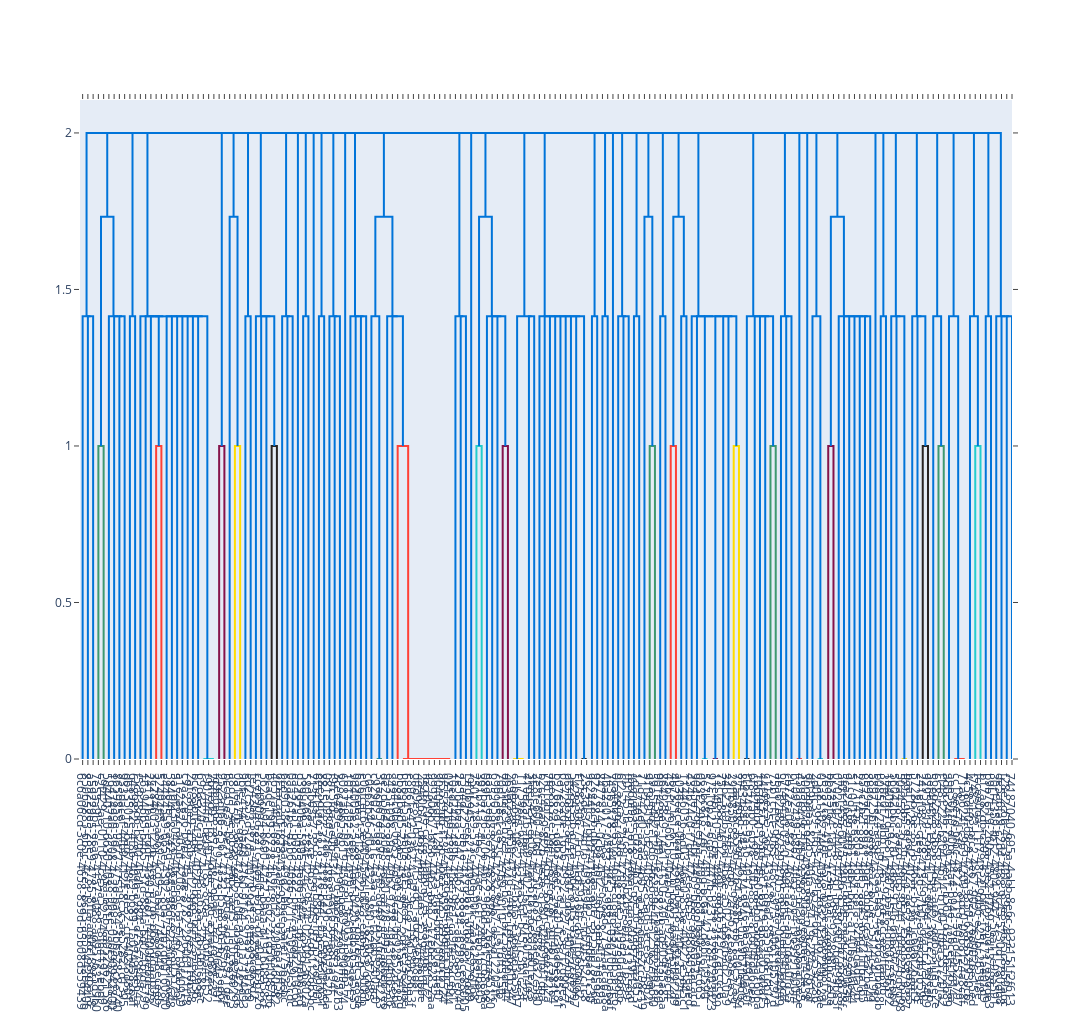

Here is the notebook cell this chart was saved with:
### Code cell
fig = visualization.getDendogram("0")
fig.show()

### Figure 1 — Plotly figure (JSON) as saved in the notebook; plotly's stock layout.template omitted (floating-point values rounded to 4 significant figures; data arrays with more than 128 entries replaced by an {"elided": "..."} marker saying what was removed)
{"data": [{"hoverinfo": "text", "marker": {"color": "rgb(0,116,217)"}, "mode": "lines", "type": "scatter", "x": [15, 15, 25, 25], "xaxis": "x", "y": [0, 1.414, 1.414, 0], "yaxis": "y"}, {"hoverinfo": "text", "marker": {"color": "rgb(0,116,217)"}, "mode": "lines", "type": "scatter", "x": [5, 5, 20, 20], "xaxis": "x", "y": [0, 1.414, 1.414, 1.414], "yaxis": "y"}, {"hoverinfo": "text", "marker": {"color": "rgb(61,153,112)"}, "mode": "lines", "type": "scatter", "x": [35, 35, 45, 45], "xaxis": "x", "y": [0, 1, 1, 0], "yaxis": "y"}, {"hoverinfo": "text", "marker": {"color": "rgb(0,116,217)"}, "mode": "lines", "type": "scatter", "x": [75, 75, 85, 85], "xaxis": "x", "y": [0, 1.414, 1.414, 0], "yaxis": "y"}, {"hoverinfo": "text", "marker": {"color": "rgb(0,116,217)"}, "mode": "lines", "type": "scatter", "x": [65, 65, 80, 80], "xaxis": "x", "y": [0, 1.414, 1.414, 1.414], "yaxis": "y"}, {"hoverinfo": "text", "marker": {"color": "rgb(0,116,217)"}, "mode": "lines", "type": "scatter", "x": [55, 55, 72.5, 72.5], "xaxis": "x", "y": [0, 1.414, 1.414, 1.414], "yaxis": "y"}, {"hoverinfo": "text", "marker": {"color": "rgb(0,116,217)"}, "mode": "lines", "type": "scatter", "x": [40, 40, 63.75, 63.75], "xaxis": "x", "y": [1, 1.732, 1.732, 1.414], "yaxis": "y"}, {"hoverinfo": "text", "marker": {"color": "rgb(0,116,217)"}, "mode": "lines", "type": "scatter", "x": [95, 95, 105, 105], "xaxis": "x", "y": [0, 1.414, 1.414, 0], "yaxis": "y"}, {"hoverinfo": "text", "marker": {"color": "rgb(255,65,54)"}, "mode": "lines", "type": "scatter", "x": [145, 145, 155, 155], "xaxis": "x", "y": [0, 1, 1, 0], "yaxis": "y"}, {"hoverinfo": "text", "marker": {"color": "rgb(0,116,217)"}, "mode": "lines", "type": "scatter", "x": [135, 135, 150, 150], "xaxis": "x", "y": [0, 1.414, 1.414, 1], "yaxis": "y"}, {"hoverinfo": "text", "marker": {"color": "rgb(35,205,205)"}, "mode": "lines", "type": "scatter", "x": [245, 245, 255, 255], "xaxis": "x", "y": [0, 0, 0, 0], "yaxis": "y"}, {"hoverinfo": "text", "marker": {"color": "rgb(35,205,205)"}, "mode": "lines", "type": "scatter", "x": [235, 235, 250, 250], "xaxis": "x", "y": [0, 0, 0, 0], "yaxis": "y"}, {"hoverinfo": "text", "marker": {"color": "rgb(0,116,217)"}, "mode": "lines", "type": "scatter", "x": [225, 225, 242.5, 242.5], "xaxis": "x", "y": [0, 1.414, 1.414, 0], "yaxis": "y"}, {"hoverinfo": "text", "marker": {"color": "rgb(0,116,217)"}, "mode": "lines", "type": "scatter", "x": [215, 215, 233.8, 233.8], "xaxis": "x", "y": [0, 1.414, 1.414, 1.414], "yaxis": "y"}, {"hoverinfo": "text", "marker": {"color": "rgb(0,116,217)"}, "mode": "lines", "type": "scatter", "x": [205, 205, 224.4, 224.4], "xaxis": "x", "y": [0, 1.414, 1.414, 1.414], "yaxis": "y"}, {"hoverinfo": "text", "marker": {"color": "rgb(0,116,217)"}, "mode": "lines", "type": "scatter", "x": [195, 195, 214.7, 214.7], "xaxis": "x", "y": [0, 1.414, 1.414, 1.414], "yaxis": "y"}, {"hoverinfo": "text", "marker": {"color": "rgb(0,116,217)"}, "mode": "lines", "type": "scatter", "x": [185, 185, 204.8, 204.8], "xaxis": "x", "y": [0, 1.414, 1.414, 1.414], "yaxis": "y"}, {"hoverinfo": "text", "marker": {"color": "rgb(0,116,217)"}, "mode": "lines", "type": "scatter", "x": [175, 175, 194.9, 194.9], "xaxis": "x", "y": [0, 1.414, 1.414, 1.414], "yaxis": "y"}, {"hoverinfo": "text", "marker": {"color": "rgb(0,116,217)"}, "mode": "lines", "type": "scatter", "x": [165, 165, 185.0, 185.0], "xaxis": "x", "y": [0, 1.414, 1.414, 1.414], "yaxis": "y"}, {"hoverinfo": "text", "marker": {"color": "rgb(0,116,217)"}, "mode": "lines", "type": "scatter", "x": [142.5, 142.5, 175.0, 175.0], "xaxis": "x", "y": [1.414, 1.414, 1.414, 1.414], "yaxis": "y"}, {"hoverinfo": "text", "marker": {"color": "rgb(0,116,217)"}, "mode": "lines", "type": "scatter", "x": [125, 125, 158.7, 158.7], "xaxis": "x", "y": [0, 1.414, 1.414, 1.414], "yaxis": "y"}, {"hoverinfo": "text", "marker": {"color": "rgb(0,116,217)"}, "mode": "lines", "type": "scatter", "x": [115, 115, 141.9, 141.9], "xaxis": "x", "y": [0, 1.414, 1.414, 1.414], "yaxis": "y"}, {"hoverinfo": "text", "marker": {"color": "rgb(133,20,75)"}, "mode": "lines", "type": "scatter", "x": [265, 265, 275, 275], "xaxis": "x", "y": [0, 1, 1, 0], "yaxis": "y"}, {"hoverinfo": "text", "marker": {"color": "rgb(255,220,0)"}, "mode": "lines", "type": "scatter", "x": [295, 295, 305, 305], "xaxis": "x", "y": [0, 1, 1, 0], "yaxis": "y"}, {"hoverinfo": "text", "marker": {"color": "rgb(0,116,217)"}, "mode": "lines", "type": "scatter", "x": [285, 285, 300, 300], "xaxis": "x", "y": [0, 1.732, 1.732, 1], "yaxis": "y"}, {"hoverinfo": "text", "marker": {"color": "rgb(0,116,217)"}, "mode": "lines", "type": "scatter", "x": [315, 315, 325, 325], "xaxis": "x", "y": [0, 1.414, 1.414, 0], "yaxis": "y"}, {"hoverinfo": "text", "marker": {"color": "rgb(40,35,35)"}, "mode": "lines", "type": "scatter", "x": [365, 365, 375, 375], "xaxis": "x", "y": [0, 1, 1, 0], "yaxis": "y"}, {"hoverinfo": "text", "marker": {"color": "rgb(0,116,217)"}, "mode": "lines", "type": "scatter", "x": [355, 355, 370, 370], "xaxis": "x", "y": [0, 1.414, 1.414, 1], "yaxis": "y"}, {"hoverinfo": "text", "marker": {"color": "rgb(0,116,217)"}, "mode": "lines", "type": "scatter", "x": [345, 345, 362.5, 362.5], "xaxis": "x", "y": [0, 1.414, 1.414, 1.414], "yaxis": "y"}, {"hoverinfo": "text", "marker": {"color": "rgb(0,116,217)"}, "mode": "lines", "type": "scatter", "x": [335, 335, 353.8, 353.8], "xaxis": "x", "y": [0, 1.414, 1.414, 1.414], "yaxis": "y"}, {"hoverinfo": "text", "marker": {"color": "rgb(0,116,217)"}, "mode": "lines", "type": "scatter", "x": [395, 395, 405, 405], "xaxis": "x", "y": [0, 1.414, 1.414, 0], "yaxis": "y"}, {"hoverinfo": "text", "marker": {"color": "rgb(0,116,217)"}, "mode": "lines", "type": "scatter", "x": [385, 385, 400, 400], "xaxis": "x", "y": [0, 1.414, 1.414, 1.414], "yaxis": "y"}, {"hoverinfo": "text", "marker": {"color": "rgb(0,116,217)"}, "mode": "lines", "type": "scatter", "x": [425, 425, 435, 435], "xaxis": "x", "y": [0, 1.414, 1.414, 0], "yaxis": "y"}, {"hoverinfo": "text", "marker": {"color": "rgb(0,116,217)"}, "mode": "lines", "type": "scatter", "x": [455, 455, 465, 465], "xaxis": "x", "y": [0, 1.414, 1.414, 0], "yaxis": "y"}, {"hoverinfo": "text", "marker": {"color": "rgb(0,116,217)"}, "mode": "lines", "type": "scatter", "x": [485, 485, 495, 495], "xaxis": "x", "y": [0, 1.414, 1.414, 0], "yaxis": "y"}, {"hoverinfo": "text", "marker": {"color": "rgb(0,116,217)"}, "mode": "lines", "type": "scatter", "x": [475, 475, 490, 490], "xaxis": "x", "y": [0, 1.414, 1.414, 1.414], "yaxis": "y"}, {"hoverinfo": "text", "marker": {"color": "rgb(0,116,217)"}, "mode": "lines", "type": "scatter", "x": [535, 535, 545, 545], "xaxis": "x", "y": [0, 1.414, 1.414, 0], "yaxis": "y"}, {"hoverinfo": "text", "marker": {"color": "rgb(0,116,217)"}, "mode": "lines", "type": "scatter", "x": [525, 525, 540, 540], "xaxis": "x", "y": [0, 1.414, 1.414, 1.414], "yaxis": "y"}, {"hoverinfo": "text", "marker": {"color": "rgb(0,116,217)"}, "mode": "lines", "type": "scatter", "x": [515, 515, 532.5, 532.5], "xaxis": "x", "y": [0, 1.414, 1.414, 1.414], "yaxis": "y"}, {"hoverinfo": "text", "marker": {"color": "rgb(61,153,112)"}, "mode": "lines", "type": "scatter", "x": [565, 565, 575, 575], "xaxis": "x", "y": [0, 0, 0, 0], "yaxis": "y"}, {"hoverinfo": "text", "marker": {"color": "rgb(0,116,217)"}, "mode": "lines", "type": "scatter", "x": [555, 555, 570, 570], "xaxis": "x", "y": [0, 1.414, 1.414, 0], "yaxis": "y"}, {"hoverinfo": "text", "marker": {"color": "rgb(255,65,54)"}, "mode": "lines", "type": "scatter", "x": [695, 695, 705, 705], "xaxis": "x", "y": [0, 0, 0, 0], "yaxis": "y"}, {"hoverinfo": "text", "marker": {"color": "rgb(255,65,54)"}, "mode": "lines", "type": "scatter", "x": [685, 685, 700, 700], "xaxis": "x", "y": [0, 0, 0, 0], "yaxis": "y"}, {"hoverinfo": "text", "marker": {"color": "rgb(255,65,54)"}, "mode": "lines", "type": "scatter", "x": [675, 675, 692.5, 692.5], "xaxis": "x", "y": [0, 0, 0, 0], "yaxis": "y"}, {"hoverinfo": "text", "marker": {"color": "rgb(255,65,54)"}, "mode": "lines", "type": "scatter", "x": [665, 665, 683.8, 683.8], "xaxis": "x", "y": [0, 0, 0, 0], "yaxis": "y"}, {"hoverinfo": "text", "marker": {"color": "rgb(255,65,54)"}, "mode": "lines", "type": "scatter", "x": [655, 655, 674.4, 674.4], "xaxis": "x", "y": [0, 0, 0, 0], "yaxis": "y"}, {"hoverinfo": "text", "marker": {"color": "rgb(255,65,54)"}, "mode": "lines", "type": "scatter", "x": [645, 645, 664.7, 664.7], "xaxis": "x", "y": [0, 0, 0, 0], "yaxis": "y"}, {"hoverinfo": "text", "marker": {"color": "rgb(255,65,54)"}, "mode": "lines", "type": "scatter", "x": [635, 635, 654.8, 654.8], "xaxis": "x", "y": [0, 0, 0, 0], "yaxis": "y"}, {"hoverinfo": "text", "marker": {"color": "rgb(255,65,54)"}, "mode": "lines", "type": "scatter", "x": [625, 625, 644.9, 644.9], "xaxis": "x", "y": [0, 0, 0, 0], "yaxis": "y"}, {"hoverinfo": "text", "marker": {"color": "rgb(255,65,54)"}, "mode": "lines", "type": "scatter", "x": [615, 615, 635.0, 635.0], "xaxis": "x", "y": [0, 0, 0, 0], "yaxis": "y"}, {"hoverinfo": "text", "marker": {"color": "rgb(255,65,54)"}, "mode": "lines", "type": "scatter", "x": [605, 605, 625.0, 625.0], "xaxis": "x", "y": [0, 1, 1, 0], "yaxis": "y"}, {"hoverinfo": "text", "marker": {"color": "rgb(0,116,217)"}, "mode": "lines", "type": "scatter", "x": [595, 595, 615.0, 615.0], "xaxis": "x", "y": [0, 1.414, 1.414, 1], "yaxis": "y"}, {"hoverinfo": "text", "marker": {"color": "rgb(0,116,217)"}, "mode": "lines", "type": "scatter", "x": [585, 585, 605.0, 605.0], "xaxis": "x", "y": [0, 1.414, 1.414, 1.414], "yaxis": "y"}, {"hoverinfo": "text", "marker": {"color": "rgb(0,116,217)"}, "mode": "lines", "type": "scatter", "x": [562.5, 562.5, 595.0, 595.0], "xaxis": "x", "y": [1.414, 1.732, 1.732, 1.414], "yaxis": "y"}, {"hoverinfo": "text", "marker": {"color": "rgb(0,116,217)"}, "mode": "lines", "type": "scatter", "x": [725, 725, 735, 735], "xaxis": "x", "y": [0, 1.414, 1.414, 0], "yaxis": "y"}, {"hoverinfo": "text", "marker": {"color": "rgb(0,116,217)"}, "mode": "lines", "type": "scatter", "x": [715, 715, 730, 730], "xaxis": "x", "y": [0, 1.414, 1.414, 1.414], "yaxis": "y"}, {"hoverinfo": "text", "marker": {"color": "rgb(35,205,205)"}, "mode": "lines", "type": "scatter", "x": [755, 755, 765, 765], "xaxis": "x", "y": [0, 1, 1, 0], "yaxis": "y"}, {"hoverinfo": "text", "marker": {"color": "rgb(133,20,75)"}, "mode": "lines", "type": "scatter", "x": [805, 805, 815, 815], "xaxis": "x", "y": [0, 1, 1, 0], "yaxis": "y"}, {"hoverinfo": "text", "marker": {"color": "rgb(0,116,217)"}, "mode": "lines", "type": "scatter", "x": [795, 795, 810, 810], "xaxis": "x", "y": [0, 1.414, 1.414, 1], "yaxis": "y"}, {"hoverinfo": "text", "marker": {"color": "rgb(0,116,217)"}, "mode": "lines", "type": "scatter", "x": [785, 785, 802.5, 802.5], "xaxis": "x", "y": [0, 1.414, 1.414, 1.414], "yaxis": "y"}, {"hoverinfo": "text", "marker": {"color": "rgb(0,116,217)"}, "mode": "lines", "type": "scatter", "x": [775, 775, 793.8, 793.8], "xaxis": "x", "y": [0, 1.414, 1.414, 1.414], "yaxis": "y"}, {"hoverinfo": "text", "marker": {"color": "rgb(0,116,217)"}, "mode": "lines", "type": "scatter", "x": [760, 760, 784.4, 784.4], "xaxis": "x", "y": [1, 1.732, 1.732, 1.414], "yaxis": "y"}, {"hoverinfo": "text", "marker": {"color": "rgb(255,220,0)"}, "mode": "lines", "type": "scatter", "x": [835, 835, 845, 845], "xaxis": "x", "y": [0, 0, 0, 0], "yaxis": "y"}, {"hoverinfo": "text", "marker": {"color": "rgb(255,220,0)"}, "mode": "lines", "type": "scatter", "x": [825, 825, 840, 840], "xaxis": "x", "y": [0, 0, 0, 0], "yaxis": "y"}, {"hoverinfo": "text", "marker": {"color": "rgb(0,116,217)"}, "mode": "lines", "type": "scatter", "x": [855, 855, 865, 865], "xaxis": "x", "y": [0, 1.414, 1.414, 0], "yaxis": "y"}, {"hoverinfo": "text", "marker": {"color": "rgb(0,116,217)"}, "mode": "lines", "type": "scatter", "x": [832.5, 832.5, 860, 860], "xaxis": "x", "y": [0, 1.414, 1.414, 1.414], "yaxis": "y"}, {"hoverinfo": "text", "marker": {"color": "rgb(40,35,35)"}, "mode": "lines", "type": "scatter", "x": [955, 955, 965, 965], "xaxis": "x", "y": [0, 0, 0, 0], "yaxis": "y"}, {"hoverinfo": "text", "marker": {"color": "rgb(0,116,217)"}, "mode": "lines", "type": "scatter", "x": [945, 945, 960, 960], "xaxis": "x", "y": [0, 1.414, 1.414, 0], "yaxis": "y"}, {"hoverinfo": "text", "marker": {"color": "rgb(0,116,217)"}, "mode": "lines", "type": "scatter", "x": [935, 935, 952.5, 952.5], "xaxis": "x", "y": [0, 1.414, 1.414, 1.414], "yaxis": "y"}, {"hoverinfo": "text", "marker": {"color": "rgb(0,116,217)"}, "mode": "lines", "type": "scatter", "x": [925, 925, 943.8, 943.8], "xaxis": "x", "y": [0, 1.414, 1.414, 1.414], "yaxis": "y"}, {"hoverinfo": "text", "marker": {"color": "rgb(0,116,217)"}, "mode": "lines", "type": "scatter", "x": [915, 915, 934.4, 934.4], "xaxis": "x", "y": [0, 1.414, 1.414, 1.414], "yaxis": "y"}, {"hoverinfo": "text", "marker": {"color": "rgb(0,116,217)"}, "mode": "lines", "type": "scatter", "x": [905, 905, 924.7, 924.7], "xaxis": "x", "y": [0, 1.414, 1.414, 1.414], "yaxis": "y"}, {"hoverinfo": "text", "marker": {"color": "rgb(0,116,217)"}, "mode": "lines", "type": "scatter", "x": [895, 895, 914.8, 914.8], "xaxis": "x", "y": [0, 1.414, 1.414, 1.414], "yaxis": "y"}, {"hoverinfo": "text", "marker": {"color": "rgb(0,116,217)"}, "mode": "lines", "type": "scatter", "x": [885, 885, 904.9, 904.9], "xaxis": "x", "y": [0, 1.414, 1.414, 1.414], "yaxis": "y"}, {"hoverinfo": "text", "marker": {"color": "rgb(0,116,217)"}, "mode": "lines", "type": "scatter", "x": [875, 875, 895.0, 895.0], "xaxis": "x", "y": [0, 1.414, 1.414, 1.414], "yaxis": "y"}, {"hoverinfo": "text", "marker": {"color": "rgb(0,116,217)"}, "mode": "lines", "type": "scatter", "x": [975, 975, 985, 985], "xaxis": "x", "y": [0, 1.414, 1.414, 0], "yaxis": "y"}, {"hoverinfo": "text", "marker": {"color": "rgb(0,116,217)"}, "mode": "lines", "type": "scatter", "x": [995, 995, 1005, 1005], "xaxis": "x", "y": [0, 1.414, 1.414, 0], "yaxis": "y"}, {"hoverinfo": "text", "marker": {"color": "rgb(0,116,217)"}, "mode": "lines", "type": "scatter", "x": [1035, 1035, 1045, 1045], "xaxis": "x", "y": [0, 1.414, 1.414, 0], "yaxis": "y"}, {"hoverinfo": "text", "marker": {"color": "rgb(0,116,217)"}, "mode": "lines", "type": "scatter", "x": [1025, 1025, 1040, 1040], "xaxis": "x", "y": [0, 1.414, 1.414, 1.414], "yaxis": "y"}, {"hoverinfo": "text", "marker": {"color": "rgb(0,116,217)"}, "mode": "lines", "type": "scatter", "x": [1055, 1055, 1065, 1065], "xaxis": "x", "y": [0, 1.414, 1.414, 0], "yaxis": "y"}, {"hoverinfo": "text", "marker": {"color": "rgb(61,153,112)"}, "mode": "lines", "type": "scatter", "x": [1085, 1085, 1095, 1095], "xaxis": "x", "y": [0, 1, 1, 0], "yaxis": "y"}, {"hoverinfo": "text", "marker": {"color": "rgb(0,116,217)"}, "mode": "lines", "type": "scatter", "x": [1075, 1075, 1090, 1090], "xaxis": "x", "y": [0, 1.732, 1.732, 1], "yaxis": "y"}, {"hoverinfo": "text", "marker": {"color": "rgb(0,116,217)"}, "mode": "lines", "type": "scatter", "x": [1105, 1105, 1115, 1115], "xaxis": "x", "y": [0, 1.414, 1.414, 0], "yaxis": "y"}, {"hoverinfo": "text", "marker": {"color": "rgb(255,65,54)"}, "mode": "lines", "type": "scatter", "x": [1125, 1125, 1135, 1135], "xaxis": "x", "y": [0, 1, 1, 0], "yaxis": "y"}, {"hoverinfo": "text", "marker": {"color": "rgb(0,116,217)"}, "mode": "lines", "type": "scatter", "x": [1145, 1145, 1155, 1155], "xaxis": "x", "y": [0, 1.414, 1.414, 0], "yaxis": "y"}, {"hoverinfo": "text", "marker": {"color": "rgb(0,116,217)"}, "mode": "lines", "type": "scatter", "x": [1130, 1130, 1150, 1150], "xaxis": "x", "y": [1, 1.732, 1.732, 1.414], "yaxis": "y"}, {"hoverinfo": "text", "marker": {"color": "rgb(35,205,205)"}, "mode": "lines", "type": "scatter", "x": [1185, 1185, 1195, 1195], "xaxis": "x", "y": [0, 0, 0, 0], "yaxis": "y"}, {"hoverinfo": "text", "marker": {"color": "rgb(133,20,75)"}, "mode": "lines", "type": "scatter", "x": [1205, 1205, 1215, 1215], "xaxis": "x", "y": [0, 0, 0, 0], "yaxis": "y"}, {"hoverinfo": "text", "marker": {"color": "rgb(255,220,0)"}, "mode": "lines", "type": "scatter", "x": [1245, 1245, 1255, 1255], "xaxis": "x", "y": [0, 1, 1, 0], "yaxis": "y"}, {"hoverinfo": "text", "marker": {"color": "rgb(0,116,217)"}, "mode": "lines", "type": "scatter", "x": [1235, 1235, 1250, 1250], "xaxis": "x", "y": [0, 1.414, 1.414, 1], "yaxis": "y"}, {"hoverinfo": "text", "marker": {"color": "rgb(0,116,217)"}, "mode": "lines", "type": "scatter", "x": [1225, 1225, 1242.0, 1242.0], "xaxis": "x", "y": [0, 1.414, 1.414, 1.414], "yaxis": "y"}, {"hoverinfo": "text", "marker": {"color": "rgb(0,116,217)"}, "mode": "lines", "type": "scatter", "x": [1210, 1210, 1234.0, 1234.0], "xaxis": "x", "y": [0, 1.414, 1.414, 1.414], "yaxis": "y"}, {"hoverinfo": "text", "marker": {"color": "rgb(0,116,217)"}, "mode": "lines", "type": "scatter", "x": [1190, 1190, 1222.0, 1222.0], "xaxis": "x", "y": [0, 1.414, 1.414, 1.414], "yaxis": "y"}, {"hoverinfo": "text", "marker": {"color": "rgb(0,116,217)"}, "mode": "lines", "type": "scatter", "x": [1175, 1175, 1206.0, 1206.0], "xaxis": "x", "y": [0, 1.414, 1.414, 1.414], "yaxis": "y"}, {"hoverinfo": "text", "marker": {"color": "rgb(0,116,217)"}, "mode": "lines", "type": "scatter", "x": [1165, 1165, 1190.0, 1190.0], "xaxis": "x", "y": [0, 1.414, 1.414, 1.414], "yaxis": "y"}, {"hoverinfo": "text", "marker": {"color": "rgb(40,35,35)"}, "mode": "lines", "type": "scatter", "x": [1265, 1265, 1275, 1275], "xaxis": "x", "y": [0, 0, 0, 0], "yaxis": "y"}, {"hoverinfo": "text", "marker": {"color": "rgb(61,153,112)"}, "mode": "lines", "type": "scatter", "x": [1315, 1315, 1325, 1325], "xaxis": "x", "y": [0, 1, 1, 0], "yaxis": "y"}, {"hoverinfo": "text", "marker": {"color": "rgb(0,116,217)"}, "mode": "lines", "type": "scatter", "x": [1305, 1305, 1320, 1320], "xaxis": "x", "y": [0, 1.414, 1.414, 1], "yaxis": "y"}, {"hoverinfo": "text", "marker": {"color": "rgb(0,116,217)"}, "mode": "lines", "type": "scatter", "x": [1295, 1295, 1312.0, 1312.0], "xaxis": "x", "y": [0, 1.414, 1.414, 1.414], "yaxis": "y"}, {"hoverinfo": "text", "marker": {"color": "rgb(0,116,217)"}, "mode": "lines", "type": "scatter", "x": [1285, 1285, 1304.0, 1304.0], "xaxis": "x", "y": [0, 1.414, 1.414, 1.414], "yaxis": "y"}, {"hoverinfo": "text", "marker": {"color": "rgb(0,116,217)"}, "mode": "lines", "type": "scatter", "x": [1270, 1270, 1294.0, 1294.0], "xaxis": "x", "y": [0, 1.414, 1.414, 1.414], "yaxis": "y"}, {"hoverinfo": "text", "marker": {"color": "rgb(0,116,217)"}, "mode": "lines", "type": "scatter", "x": [1345, 1345, 1355, 1355], "xaxis": "x", "y": [0, 1.414, 1.414, 0], "yaxis": "y"}, {"hoverinfo": "text", "marker": {"color": "rgb(0,116,217)"}, "mode": "lines", "type": "scatter", "x": [1335, 1335, 1350, 1350], "xaxis": "x", "y": [0, 1.414, 1.414, 1.414], "yaxis": "y"}, {"hoverinfo": "text", "marker": {"color": "rgb(255,65,54)"}, "mode": "lines", "type": "scatter", "x": [1365, 1365, 1375, 1375], "xaxis": "x", "y": [0, 0, 0, 0], "yaxis": "y"}, {"hoverinfo": "text", "marker": {"color": "rgb(35,205,205)"}, "mode": "lines", "type": "scatter", "x": [1405, 1405, 1415, 1415], "xaxis": "x", "y": [0, 0, 0, 0], "yaxis": "y"}, {"hoverinfo": "text", "marker": {"color": "rgb(0,116,217)"}, "mode": "lines", "type": "scatter", "x": [1395, 1395, 1410, 1410], "xaxis": "x", "y": [0, 1.414, 1.414, 0], "yaxis": "y"}, {"hoverinfo": "text", "marker": {"color": "rgb(133,20,75)"}, "mode": "lines", "type": "scatter", "x": [1425, 1425, 1435, 1435], "xaxis": "x", "y": [0, 1, 1, 0], "yaxis": "y"}, {"hoverinfo": "text", "marker": {"color": "rgb(0,116,217)"}, "mode": "lines", "type": "scatter", "x": [1495, 1495, 1505, 1505], "xaxis": "x", "y": [0, 1.414, 1.414, 0], "yaxis": "y"}, {"hoverinfo": "text", "marker": {"color": "rgb(0,116,217)"}, "mode": "lines", "type": "scatter", "x": [1485, 1485, 1500, 1500], "xaxis": "x", "y": [0, 1.414, 1.414, 1.414], "yaxis": "y"}, {"hoverinfo": "text", "marker": {"color": "rgb(0,116,217)"}, "mode": "lines", "type": "scatter", "x": [1475, 1475, 1492.0, 1492.0], "xaxis": "x", "y": [0, 1.414, 1.414, 1.414], "yaxis": "y"}, {"hoverinfo": "text", "marker": {"color": "rgb(0,116,217)"}, "mode": "lines", "type": "scatter", "x": [1465, 1465, 1484.0, 1484.0], "xaxis": "x", "y": [0, 1.414, 1.414, 1.414], "yaxis": "y"}, {"hoverinfo": "text", "marker": {"color": "rgb(0,116,217)"}, "mode": "lines", "type": "scatter", "x": [1455, 1455, 1474.0, 1474.0], "xaxis": "x", "y": [0, 1.414, 1.414, 1.414], "yaxis": "y"}, {"hoverinfo": "text", "marker": {"color": "rgb(0,116,217)"}, "mode": "lines", "type": "scatter", "x": [1445, 1445, 1465.0, 1465.0], "xaxis": "x", "y": [0, 1.414, 1.414, 1.414], "yaxis": "y"}, {"hoverinfo": "text", "marker": {"color": "rgb(0,116,217)"}, "mode": "lines", "type": "scatter", "x": [1430, 1430, 1455.0, 1455.0], "xaxis": "x", "y": [1, 1.732, 1.732, 1.414], "yaxis": "y"}, {"hoverinfo": "text", "marker": {"color": "rgb(0,116,217)"}, "mode": "lines", "type": "scatter", "x": [1525, 1525, 1535, 1535], "xaxis": "x", "y": [0, 1.414, 1.414, 0], "yaxis": "y"}, {"hoverinfo": "text", "marker": {"color": "rgb(255,220,0)"}, "mode": "lines", "type": "scatter", "x": [1565, 1565, 1575, 1575], "xaxis": "x", "y": [0, 0, 0, 0], "yaxis": "y"}, {"hoverinfo": "text", "marker": {"color": "rgb(0,116,217)"}, "mode": "lines", "type": "scatter", "x": [1555, 1555, 1570, 1570], "xaxis": "x", "y": [0, 1.414, 1.414, 0], "yaxis": "y"}, {"hoverinfo": "text", "marker": {"color": "rgb(0,116,217)"}, "mode": "lines", "type": "scatter", "x": [1545, 1545, 1562.0, 1562.0], "xaxis": "x", "y": [0, 1.414, 1.414, 1.414], "yaxis": "y"}, {"hoverinfo": "text", "marker": {"color": "rgb(40,35,35)"}, "mode": "lines", "type": "scatter", "x": [1605, 1605, 1615, 1615], "xaxis": "x", "y": [0, 1, 1, 0], "yaxis": "y"}, {"hoverinfo": "text", "marker": {"color": "rgb(0,116,217)"}, "mode": "lines", "type": "scatter", "x": [1595, 1595, 1610, 1610], "xaxis": "x", "y": [0, 1.414, 1.414, 1], "yaxis": "y"}, {"hoverinfo": "text", "marker": {"color": "rgb(0,116,217)"}, "mode": "lines", "type": "scatter", "x": [1585, 1585, 1602.0, 1602.0], "xaxis": "x", "y": [0, 1.414, 1.414, 1.414], "yaxis": "y"}, {"hoverinfo": "text", "marker": {"color": "rgb(61,153,112)"}, "mode": "lines", "type": "scatter", "x": [1635, 1635, 1645, 1645], "xaxis": "x", "y": [0, 1, 1, 0], "yaxis": "y"}, {"hoverinfo": "text", "marker": {"color": "rgb(0,116,217)"}, "mode": "lines", "type": "scatter", "x": [1625, 1625, 1640, 1640], "xaxis": "x", "y": [0, 1.414, 1.414, 1], "yaxis": "y"}, {"hoverinfo": "text", "marker": {"color": "rgb(255,65,54)"}, "mode": "lines", "type": "scatter", "x": [1675, 1675, 1685, 1685], "xaxis": "x", "y": [0, 0, 0, 0], "yaxis": "y"}, {"hoverinfo": "text", "marker": {"color": "rgb(255,65,54)"}, "mode": "lines", "type": "scatter", "x": [1665, 1665, 1680, 1680], "xaxis": "x", "y": [0, 0, 0, 0], "yaxis": "y"}, {"hoverinfo": "text", "marker": {"color": "rgb(0,116,217)"}, "mode": "lines", "type": "scatter", "x": [1655, 1655, 1672.0, 1672.0], "xaxis": "x", "y": [0, 1.414, 1.414, 0], "yaxis": "y"}, {"hoverinfo": "text", "marker": {"color": "rgb(35,205,205)"}, "mode": "lines", "type": "scatter", "x": [1705, 1705, 1715, 1715], "xaxis": "x", "y": [0, 1, 1, 0], "yaxis": "y"}, {"hoverinfo": "text", "marker": {"color": "rgb(0,116,217)"}, "mode": "lines", "type": "scatter", "x": [1695, 1695, 1710, 1710], "xaxis": "x", "y": [0, 1.414, 1.414, 1], "yaxis": "y"}, {"hoverinfo": "text", "marker": {"color": "rgb(0,116,217)"}, "mode": "lines", "type": "scatter", "x": [1725, 1725, 1735, 1735], "xaxis": "x", "y": [0, 1.414, 1.414, 0], "yaxis": "y"}, {"hoverinfo": "text", "marker": {"color": "rgb(0,116,217)"}, "mode": "lines", "type": "scatter", "x": [1765, 1765, 1775, 1775], "xaxis": "x", "y": [0, 1.414, 1.414, 0], "yaxis": "y"}, {"hoverinfo": "text", "marker": {"color": "rgb(0,116,217)"}, "mode": "lines", "type": "scatter", "x": [1755, 1755, 1770, 1770], "xaxis": "x", "y": [0, 1.414, 1.414, 1.414], "yaxis": "y"}, {"hoverinfo": "text", "marker": {"color": "rgb(0,116,217)"}, "mode": "lines", "type": "scatter", "x": [1745, 1745, 1762.0, 1762.0], "xaxis": "x", "y": [0, 1.414, 1.414, 1.414], "yaxis": "y"}, {"hoverinfo": "text", "marker": {"color": "rgb(0,116,217)"}, "mode": "lines", "type": "scatter", "x": [1730, 1730, 1754.0, 1754.0], "xaxis": "x", "y": [1.414, 2, 2, 1.414], "yaxis": "y"}, {"hoverinfo": "text", "marker": {"color": "rgb(0,116,217)"}, "mode": "lines", "type": "scatter", "x": [1702.0, 1702.0, 1742.0, 1742.0], "xaxis": "x", "y": [1.414, 2, 2, 2], "yaxis": "y"}, {"hoverinfo": "text", "marker": {"color": "rgb(0,116,217)"}, "mode": "lines", "type": "scatter", "x": [1664.0, 1664.0, 1722.0, 1722.0], "xaxis": "x", "y": [1.414, 2, 2, 2], "yaxis": "y"}, {"hoverinfo": "text", "marker": {"color": "rgb(0,116,217)"}, "mode": "lines", "type": "scatter", "x": [1632.0, 1632.0, 1693.0, 1693.0], "xaxis": "x", "y": [1.414, 2, 2, 2], "yaxis": "y"}, {"hoverinfo": "text", "marker": {"color": "rgb(0,116,217)"}, "mode": "lines", "type": "scatter", "x": [1594.0, 1594.0, 1663.0, 1663.0], "xaxis": "x", "y": [1.414, 2, 2, 2], "yaxis": "y"}, {"hoverinfo": "text", "marker": {"color": "rgb(0,116,217)"}, "mode": "lines", "type": "scatter", "x": [1554.0, 1554.0, 1628.0, 1628.0], "xaxis": "x", "y": [1.414, 2, 2, 2], "yaxis": "y"}, {"hoverinfo": "text", "marker": {"color": "rgb(0,116,217)"}, "mode": "lines", "type": "scatter", "x": [1530, 1530, 1591.0, 1591.0], "xaxis": "x", "y": [1.414, 2, 2, 2], "yaxis": "y"}, {"hoverinfo": "text", "marker": {"color": "rgb(0,116,217)"}, "mode": "lines", "type": "scatter", "x": [1515, 1515, 1560.0, 1560.0], "xaxis": "x", "y": [0, 2, 2, 2], "yaxis": "y"}, {"hoverinfo": "text", "marker": {"color": "rgb(0,116,217)"}, "mode": "lines", "type": "scatter", "x": [1442.0, 1442.0, 1538.0, 1538.0], "xaxis": "x", "y": [1.732, 2, 2, 2], "yaxis": "y"}, {"hoverinfo": "text", "marker": {"color": "rgb(0,116,217)"}, "mode": "lines", "type": "scatter", "x": [1402.0, 1402.0, 1490.0, 1490.0], "xaxis": "x", "y": [1.414, 2, 2, 2], "yaxis": "y"}, {"hoverinfo": "text", "marker": {"color": "rgb(0,116,217)"}, "mode": "lines", "type": "scatter", "x": [1385, 1385, 1446.0, 1446.0], "xaxis": "x", "y": [0, 2, 2, 2], "yaxis": "y"}, {"hoverinfo": "text", "marker": {"color": "rgb(0,116,217)"}, "mode": "lines", "type": "scatter", "x": [1370, 1370, 1416.0, 1416.0], "xaxis": "x", "y": [0, 2, 2, 2], "yaxis": "y"}, {"hoverinfo": "text", "marker": {"color": "rgb(0,116,217)"}, "mode": "lines", "type": "scatter", "x": [1342.0, 1342.0, 1393.0, 1393.0], "xaxis": "x", "y": [1.414, 2, 2, 2], "yaxis": "y"}, {"hoverinfo": "text", "marker": {"color": "rgb(0,116,217)"}, "mode": "lines", "type": "scatter", "x": [1282.0, 1282.0, 1368.0, 1368.0], "xaxis": "x", "y": [1.414, 2, 2, 2], "yaxis": "y"}, {"hoverinfo": "text", "marker": {"color": "rgb(0,116,217)"}, "mode": "lines", "type": "scatter", "x": [1178.0, 1178.0, 1325.0, 1325.0], "xaxis": "x", "y": [1.414, 2, 2, 2], "yaxis": "y"}, {"hoverinfo": "text", "marker": {"color": "rgb(0,116,217)"}, "mode": "lines", "type": "scatter", "x": [1140, 1140, 1251.0, 1251.0], "xaxis": "x", "y": [1.732, 2, 2, 2], "yaxis": "y"}, {"hoverinfo": "text", "marker": {"color": "rgb(0,116,217)"}, "mode": "lines", "type": "scatter", "x": [1110, 1110, 1196.0, 1196.0], "xaxis": "x", "y": [1.414, 2, 2, 2], "yaxis": "y"}, {"hoverinfo": "text", "marker": {"color": "rgb(0,116,217)"}, "mode": "lines", "type": "scatter", "x": [1082.0, 1082.0, 1153.0, 1153.0], "xaxis": "x", "y": [1.732, 2, 2, 2], "yaxis": "y"}, {"hoverinfo": "text", "marker": {"color": "rgb(0,116,217)"}, "mode": "lines", "type": "scatter", "x": [1060, 1060, 1118.0, 1118.0], "xaxis": "x", "y": [1.414, 2, 2, 2], "yaxis": "y"}, {"hoverinfo": "text", "marker": {"color": "rgb(0,116,217)"}, "mode": "lines", "type": "scatter", "x": [1032.0, 1032.0, 1089.0, 1089.0], "xaxis": "x", "y": [1.414, 2, 2, 2], "yaxis": "y"}, {"hoverinfo": "text", "marker": {"color": "rgb(0,116,217)"}, "mode": "lines", "type": "scatter", "x": [1015, 1015, 1061.0, 1061.0], "xaxis": "x", "y": [0, 2, 2, 2], "yaxis": "y"}, {"hoverinfo": "text", "marker": {"color": "rgb(0,116,217)"}, "mode": "lines", "type": "scatter", "x": [1000, 1000, 1038.0, 1038.0], "xaxis": "x", "y": [1.414, 2, 2, 2], "yaxis": "y"}, {"hoverinfo": "text", "marker": {"color": "rgb(0,116,217)"}, "mode": "lines", "type": "scatter", "x": [980, 980, 1019.0, 1019.0], "xaxis": "x", "y": [1.414, 2, 2, 2], "yaxis": "y"}, {"hoverinfo": "text", "marker": {"color": "rgb(0,116,217)"}, "mode": "lines", "type": "scatter", "x": [885.0, 885.0, 999.5, 999.5], "xaxis": "x", "y": [1.414, 2, 2, 2], "yaxis": "y"}, {"hoverinfo": "text", "marker": {"color": "rgb(0,116,217)"}, "mode": "lines", "type": "scatter", "x": [846.2, 846.2, 942.2, 942.2], "xaxis": "x", "y": [1.414, 2, 2, 2], "yaxis": "y"}, {"hoverinfo": "text", "marker": {"color": "rgb(0,116,217)"}, "mode": "lines", "type": "scatter", "x": [772.2, 772.2, 894.2, 894.2], "xaxis": "x", "y": [1.732, 2, 2, 2], "yaxis": "y"}, {"hoverinfo": "text", "marker": {"color": "rgb(0,116,217)"}, "mode": "lines", "type": "scatter", "x": [745, 745, 833.2, 833.2], "xaxis": "x", "y": [0, 2, 2, 2], "yaxis": "y"}, {"hoverinfo": "text", "marker": {"color": "rgb(0,116,217)"}, "mode": "lines", "type": "scatter", "x": [722.5, 722.5, 789.1, 789.1], "xaxis": "x", "y": [1.414, 2, 2, 2], "yaxis": "y"}, {"hoverinfo": "text", "marker": {"color": "rgb(0,116,217)"}, "mode": "lines", "type": "scatter", "x": [578.7, 578.7, 755.8, 755.8], "xaxis": "x", "y": [1.732, 2, 2, 2], "yaxis": "y"}, {"hoverinfo": "text", "marker": {"color": "rgb(0,116,217)"}, "mode": "lines", "type": "scatter", "x": [523.8, 523.8, 667.3, 667.3], "xaxis": "x", "y": [1.414, 2, 2, 2], "yaxis": "y"}, {"hoverinfo": "text", "marker": {"color": "rgb(0,116,217)"}, "mode": "lines", "type": "scatter", "x": [505, 505, 595.5, 595.5], "xaxis": "x", "y": [0, 2, 2, 2], "yaxis": "y"}, {"hoverinfo": "text", "marker": {"color": "rgb(0,116,217)"}, "mode": "lines", "type": "scatter", "x": [482.5, 482.5, 550.3, 550.3], "xaxis": "x", "y": [1.414, 2, 2, 2], "yaxis": "y"}, {"hoverinfo": "text", "marker": {"color": "rgb(0,116,217)"}, "mode": "lines", "type": "scatter", "x": [460, 460, 516.4, 516.4], "xaxis": "x", "y": [1.414, 2, 2, 2], "yaxis": "y"}, {"hoverinfo": "text", "marker": {"color": "rgb(0,116,217)"}, "mode": "lines", "type": "scatter", "x": [445, 445, 488.2, 488.2], "xaxis": "x", "y": [0, 2, 2, 2], "yaxis": "y"}, {"hoverinfo": "text", "marker": {"color": "rgb(0,116,217)"}, "mode": "lines", "type": "scatter", "x": [430, 430, 466.6, 466.6], "xaxis": "x", "y": [1.414, 2, 2, 2], "yaxis": "y"}, {"hoverinfo": "text", "marker": {"color": "rgb(0,116,217)"}, "mode": "lines", "type": "scatter", "x": [415, 415, 448.3, 448.3], "xaxis": "x", "y": [0, 2, 2, 2], "yaxis": "y"}, {"hoverinfo": "text", "marker": {"color": "rgb(0,116,217)"}, "mode": "lines", "type": "scatter", "x": [392.5, 392.5, 431.6, 431.6], "xaxis": "x", "y": [1.414, 2, 2, 2], "yaxis": "y"}, {"hoverinfo": "text", "marker": {"color": "rgb(0,116,217)"}, "mode": "lines", "type": "scatter", "x": [344.4, 344.4, 412.1, 412.1], "xaxis": "x", "y": [1.414, 2, 2, 2], "yaxis": "y"}, {"hoverinfo": "text", "marker": {"color": "rgb(0,116,217)"}, "mode": "lines", "type": "scatter", "x": [320, 320, 378.2, 378.2], "xaxis": "x", "y": [1.414, 2, 2, 2], "yaxis": "y"}, {"hoverinfo": "text", "marker": {"color": "rgb(0,116,217)"}, "mode": "lines", "type": "scatter", "x": [292.5, 292.5, 349.1, 349.1], "xaxis": "x", "y": [1.732, 2, 2, 2], "yaxis": "y"}, {"hoverinfo": "text", "marker": {"color": "rgb(0,116,217)"}, "mode": "lines", "type": "scatter", "x": [270, 270, 320.8, 320.8], "xaxis": "x", "y": [1, 2, 2, 2], "yaxis": "y"}, {"hoverinfo": "text", "marker": {"color": "rgb(0,116,217)"}, "mode": "lines", "type": "scatter", "x": [128.4, 128.4, 295.4, 295.4], "xaxis": "x", "y": [1.414, 2, 2, 2], "yaxis": "y"}, {"hoverinfo": "text", "marker": {"color": "rgb(0,116,217)"}, "mode": "lines", "type": "scatter", "x": [100, 100, 211.9, 211.9], "xaxis": "x", "y": [1.414, 2, 2, 2], "yaxis": "y"}, {"hoverinfo": "text", "marker": {"color": "rgb(0,116,217)"}, "mode": "lines", "type": "scatter", "x": [51.88, 51.88, 156.0, 156.0], "xaxis": "x", "y": [1.732, 2, 2, 2], "yaxis": "y"}, {"hoverinfo": "text", "marker": {"color": "rgb(0,116,217)"}, "mode": "lines", "type": "scatter", "x": [12.5, 12.5, 103.9, 103.9], "xaxis": "x", "y": [1.414, 2, 2, 2], "yaxis": "y"}], "layout": {"autosize": false, "height": 1024, "hovermode": "closest", "showlegend": false, "width": 2500, "xaxis": {"mirror": "allticks", "rangemode": "tozero", "showgrid": false, "showline": true, "showticklabels": true, "tickmode": "array", "ticks": "outside", "ticktext": {"elided": "178 str values"}, "tickvals": {"elided": "178 int values"}, "type": "linear", "zeroline": false}, "yaxis": {"mirror": "allticks", "rangemode": "tozero", "showgrid": false, "showline": true, "showticklabels": true, "ticks": "outside", "type": "linear", "zeroline": false}}}
